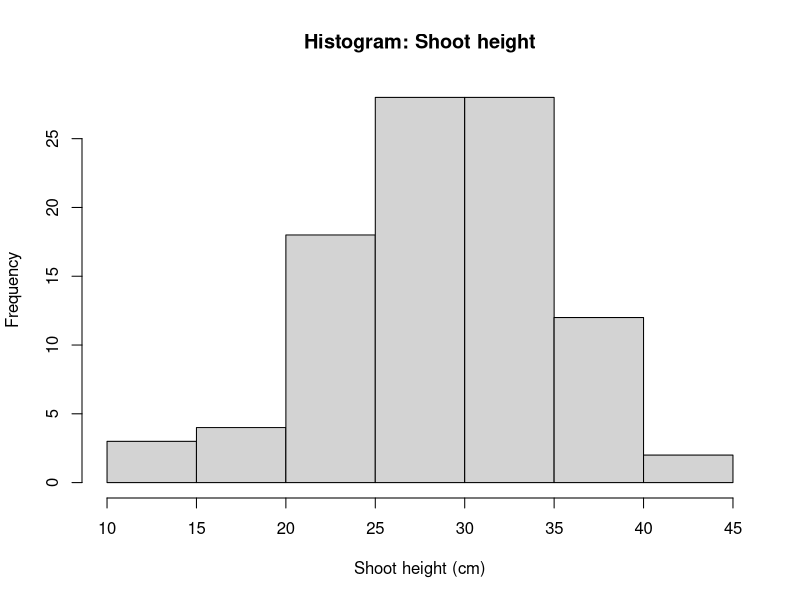
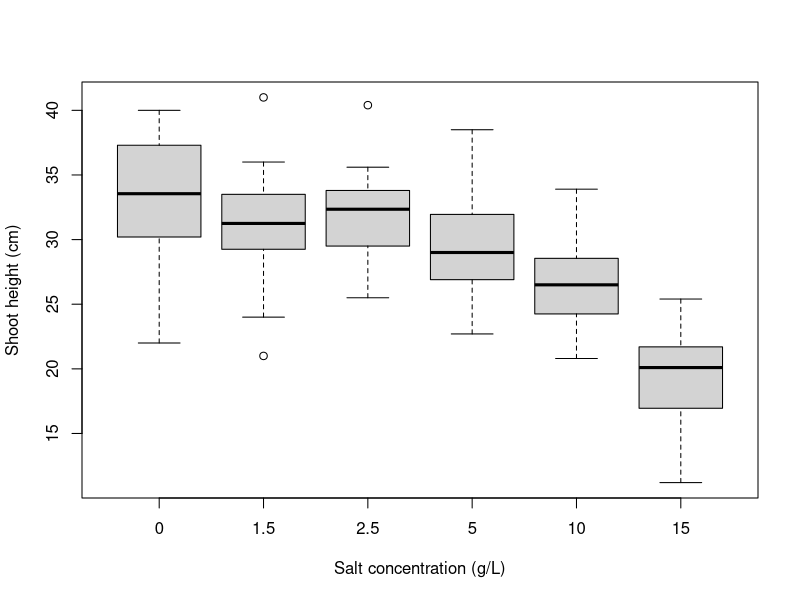
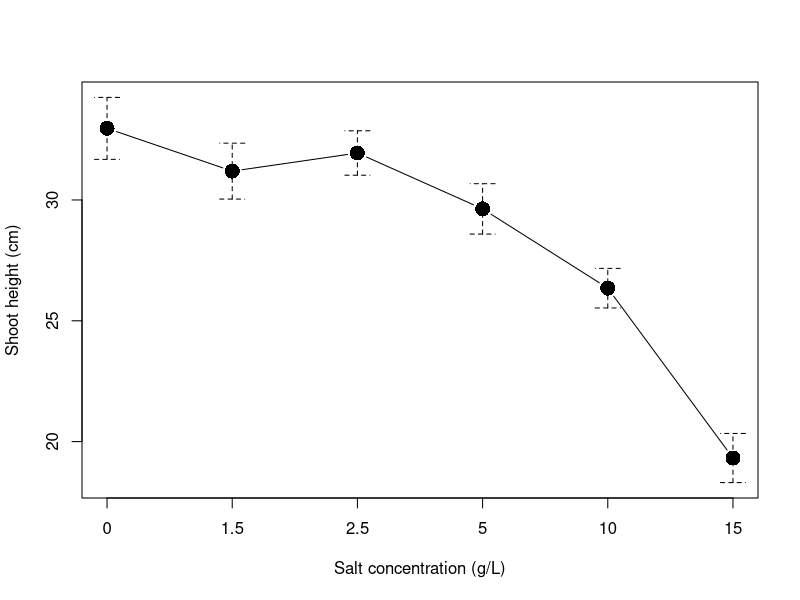
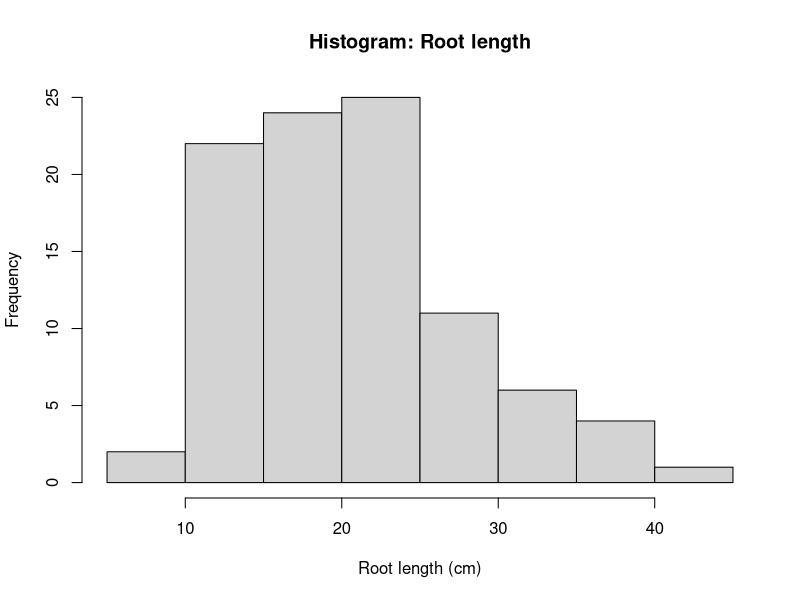
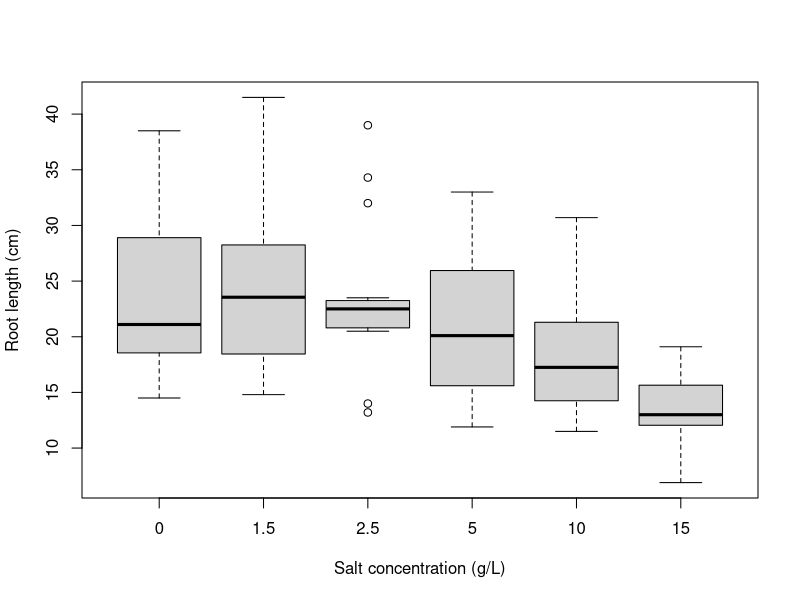
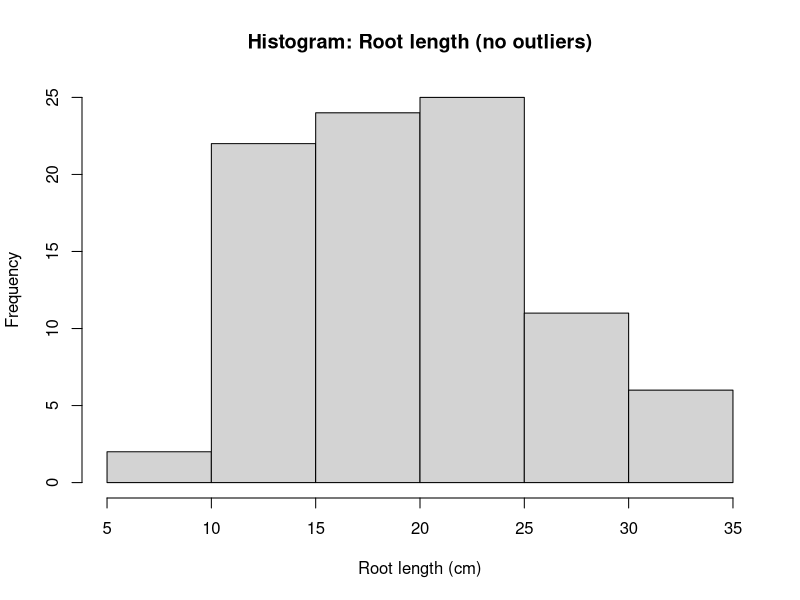
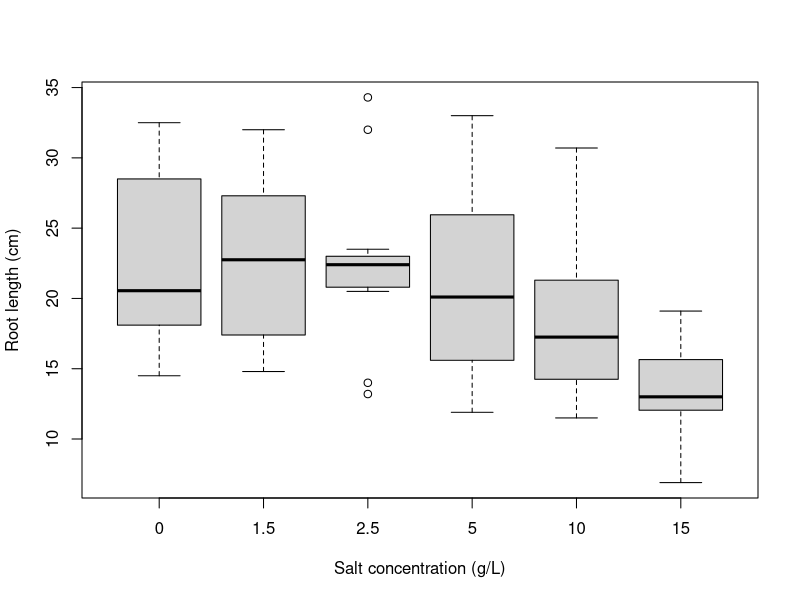
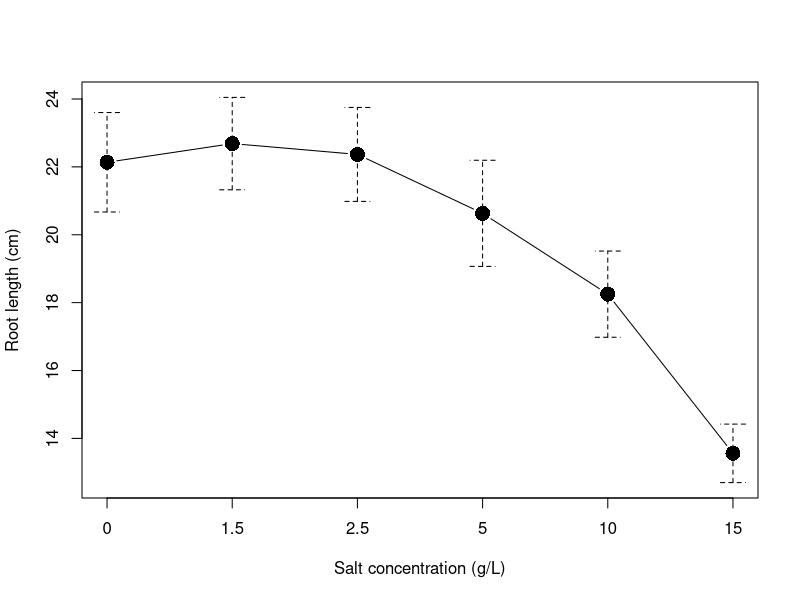

The R script that drew these images, in order:
# ******************************************************************************
###                     Sof, Maddi,Vera and Rex' Salinity Workshop               ###
# ******************************************************************************

# ******************************************************************************
# Salinity Data Analysis -------------------------------------------------------
# ******************************************************************************

## Select 'Code' in the ribbon up top
## and then turn on *soft wrap long lines*
## This will make it much easier to read everything!

# First, we're going to clear the data from the global environment so we have a fresh start.

#If you run the below again, it will delete everything though! So if you plan to re-run things from the start, this line needs to be de-activated by putting a # next to it.
rm(list = ls())

# Work through the code step by step from here. 


# Set working directory---------------------------------------------------

# Before importing your data, you need to set the directory that the code and data are in - called the "working directory". If you're working on a Flinders Uni computer, remember to put your data on your U: drive or you WILL lose your work.


# It's good practice to keep everything you're working on in the working directory. You can check that you're using the correct working directory with:
getwd()

# If the working directory isn't the folder you want to use, set it with:
# setwd("<enter filepath here>")

#OR click "Session - Set Working Directory - To File location"


# Data import and preparation --------------------------------------------------

# Your data should be saved in your working directory folder. You can then easily access them.

# read.csv() imports the data from the working directory

# with missing values (helps avoid errors later in tests/plots).
all_data <- read.csv("Salinity_data_2026.csv")

# Quick look at the data
head(all_data)

# Check that everything looks right — for example, that variables have the
# correct data types.
str(all_data)
summary(all_data)


# We are going to analyse the response variables: shoot.height, root.length,
# fw.root.shoot.ratio, dw.root.shoot.ratio, shoot.moisture, root.moisture,
# total.moisture, and leaf.no.


# Before we get into it, let's make sure our data are formatted so we can work
# with them easily. This can be tedious, but it saves time in the long run.

# Assign the variables we're going to use to their own objects.

species     <- all_data$species
saltconc    <- as.character(all_data$salt.conc)  
# Salt concentration would automatically be numeric; we want it as character,
# because we'll use it as a categorical variable. We'll set a factor order below.
shootht     <- all_data$shoot.height
rootln      <- all_data$root.length
leafno      <- all_data$leaf.no
fwrootshoot <- all_data$fw.root.shoot.ratio
dwrootshoot <- all_data$dw.root.shoot.ratio
shootmoist  <- all_data$shoot.moisture
rootmoist   <- all_data$root.moisture
totmoist    <- all_data$total.moisture

# Build a tidy data frame for plotting and analysis.
alldata_df <- cbind.data.frame(
  species, saltconc, shootht, rootln, leafno,
  fwrootshoot, dwrootshoot, shootmoist, rootmoist, totmoist
)

# Define the desired order for salt concentrations and convert to a factor.
desired_salt_order <- c("0", "1.5", "2.5", "5", "10", "15")
alldata_df$saltconc <- factor(alldata_df$saltconc, levels = desired_salt_order)
levels(alldata_df$saltconc)


# Next, we need to perform some assumption testing. This is like checking the
# pantry to see which ingredients you have. If you have eggs, flour, milk, and
# sugar, you can make a cake. If you have eggs, milk, bacon, and cheese, you can
# make an omelette. We want to do a one‑way ANOVA, but we need to check that we
# have all the ingredients first.
# The assumptions (ingredients) of an ANOVA are:
#   > Normally distributed data
#   > Homogeneity of variances
#   > Independence (our data are independent because the plants were grown in
#     separate pots and do not influence each other).



# Shoot height -----------------------------------------------------------------

# We'll use dplyr for tidy summaries.
# install.packages("dplyr")  # run once if needed, afterwards put a # back. It will remain on the computer now that you've installed it.
library(dplyr)

# First, we're going to analyse the plants' shoot height in response to salinity.
# Let's see how many replicates we have for each treatment.

table(alldata_df$saltconc)


# Assumption 1: data are approximately normal
# The central limit theorem tells us that when n > 30, the sampling distribution
# of the mean is approximately normal, regardless of the population distribution.
# It's still good practice to report assumption checks.
# We'll use the Shapiro–Wilk test. The null hypothesis is that the sample comes
# from a normal distribution. If p > 0.05, we treat the data as approximately
# normal.
shapiro.test(alldata_df$shootht)

# Visual check of distribution
hist(alldata_df$shootht, main = "Histogram: Shoot height", xlab = "Shoot height (cm)")

# Compare the statistical test with the histogram. Do they agree?

# Quick check for extreme outliers with a boxplot.
# We'll use the RcmdrMisc package for a convenient means plot later as well.
# install.packages("RcmdrMisc")  # run once if needed
library(RcmdrMisc)

boxplot(shootht ~ saltconc, data = alldata_df,
        xlab = "Salt concentration (g/L)",
        ylab = "Shoot height (cm)")



# In this case, we don’t see extreme outliers. Let's proceed to the next
# assumption.

# Assumption 2: homogeneity of variances
# Levene’s test (in the car package) tests whether group variances are equal.
# A p‑value < 0.05 suggests unequal variances (assumption violated).


leveneTest(shootht ~ saltconc, data = alldata_df)

# One‑way ANOVA
# The null hypothesis is that mean shoot height is equal across salt
# concentrations. If the ANOVA p‑value < 0.05, we reject the null and conclude
# that at least one group mean differs.
shootht.aov <- aov(shootht ~ saltconc, data = alldata_df)
summary(shootht.aov)

# Helpful group summaries. These are not part of the ANOVA but the table will tell you the mean value of shoot height for each treatment - very useful for explaining in the results. In particular, you can now look at which groups are significantly different in the Tukey test (below) and then explain HOW they are different in terms of percentages. 
alldata_df %>%
  group_by(saltconc) %>%
  summarise(count = n(),
            mean  = mean(shootht, na.rm = TRUE),
            sd    = sd(shootht,   na.rm = TRUE),
            .groups = "drop")

# Post hoc comparisons: Tukey’s HSD tests which pairs of groups differ.
shootht.tukey <- TukeyHSD(shootht.aov, which = "saltconc")
shootht.tukey

# Interpreting output:
#   diff  = difference in means between the two groups
#   lwr,upr = 95% confidence interval
#   p adj = p‑value adjusted for multiple comparisons

# Let’s graph it.
# We’ll plot mean ± SE by salt concentration with plotMeans().
plotMeans(alldata_df$shootht,
          alldata_df$saltconc,
          error.bars = "se",
          xlab = "Salt concentration (g/L)",
          ylab = "Shoot height (cm)",
          main = "")

#As explained above, you can use the Tukey output and the means summaries to explain what's going on. So if two groups are significantly different, you can then go to the summmary and get the mean value; and calculate how the mean values differ (e.g. "shoot height at concentration X is 20% of shoot height at concentration Y")

# Once you're happy with the plot, click "Export" and save it in your working
# folder.

# Great job — you've now covered most of the code you’ll need for this prac!
# The next analyses reuse the same functions you used for shootht. The code below
# gradually reduces comments as you repeat the workflow.



# Root length ------------------------------------------------------------------

# Assumption 1: data are approximately normal
# Shapiro–Wilk test
shapiro.test(alldata_df$rootln)
# If p > 0.05, treat as approximately normal; if p < 0.05, it deviates from
# normality.

# Visual check
hist(alldata_df$rootln, main = "Histogram: Root length", xlab = "Root length (cm)")

# Check for outliers
boxplot(rootln ~ saltconc, data = alldata_df,
        xlab = "Salt concentration (g/L)",
        ylab = "Root length (cm)")

## Looks like something is going on with 2.5 g/l - lets remove the outliers

# Define outliers as points outside 1.5 × IQR.
# If there are extreme outliers, we will remove them. Be sure to justify any
# removals in your methods section.
quartiles <- quantile(alldata_df$rootln, probs = c(.25, .75), na.rm = TRUE)
iqr_val   <- IQR(alldata_df$rootln, na.rm = TRUE)
Lower     <- quartiles[1] - 1.5 * iqr_val
Upper     <- quartiles[2] + 1.5 * iqr_val

# Keep values within the limits in a new data frame for analysis.
rootln_nooutliers <- dplyr::filter(alldata_df,
                                   rootln >= Lower & rootln <= Upper)

# Check replicate counts after filtering. Which treatments had outliers removed, which didn't?
table(rootln_nooutliers$saltconc)

# Re‑test normality after removal.
shapiro.test(rootln_nooutliers$rootln)

#The histogram suggests that we are now looking at one continuous distribution, which should be fine for ANOVA testing.
hist(rootln_nooutliers$rootln,
     main = "Histogram: Root length (no outliers)",
     xlab = "Root length (cm)")

boxplot(rootln ~ saltconc, data = rootln_nooutliers,
        xlab = "Salt concentration (g/L)",
        ylab = "Root length (cm)")

## Still some outliers, but we can move on OR you can remove more outliers if you choose - Remember you have to provide a justification for why, but as long as you do, there's no wrong procedure :-).

# Assumption 2: homogeneity of variances
leveneTest(rootln ~ saltconc, data = rootln_nooutliers)

# One‑way ANOVA
rootln.aov <- aov(rootln ~ saltconc, data = rootln_nooutliers)
summary(rootln.aov)

# Group summaries
rootln_nooutliers %>%
  group_by(saltconc) %>%
  summarise(count = n(),
            mean  = mean(rootln, na.rm = TRUE),
            sd    = sd(rootln,   na.rm = TRUE),
            .groups = "drop")

# Tukey’s HSD
rootln.tukey <- TukeyHSD(rootln.aov, which = "saltconc")
rootln.tukey

# Plot mean ± SE and add letters
plotMeans(rootln_nooutliers$rootln, rootln_nooutliers$saltconc,
          error.bars = "se",
          xlab = "Salt concentration (g/L)",
          ylab = "Root length (cm)",
          main = "")


# Don’t forget to export your plot.



# Leaf number ------------------------------------------------------------------

# Assumption 1: data are approximately normal
# Shapiro–Wilk test
shapiro.test(alldata_df$leafno)
# What does this result mean for normality?

# Visual check
hist(alldata_df$leafno, main = "Histogram: Leaf number", xlab = "Leaf number")

# The data are counts. There is little variation in leaf number for 0–5 g/L salt
# concentration, so the Shapiro–Wilk test may indicate non‑normality. ANOVA is
# reasonably robust to deviations from normality, but note this in your write‑up.

# Boxplot by treatment
boxplot(leafno ~ saltconc, data = alldata_df,
        xlab = "Salt concentration (g/L)",
        ylab = "Number of leaves")


# Define outliers as points outside 1.5 × IQR.
# If there are extreme outliers, we will remove them. Be sure to justify any
# removals in your methods section.
quartiles <- quantile(alldata_df$leafno, probs = c(.25, .75), na.rm = TRUE)
iqr_val   <- IQR(alldata_df$leafno, na.rm = TRUE)
Lower     <- quartiles[1] - 1.5 * iqr_val
Upper     <- quartiles[2] + 1.5 * iqr_val

# Keep values within the limits in a new data frame for analysis.
leafno_nooutliers <- dplyr::filter(alldata_df,
                                        leafno >= Lower & leafno <= Upper)

# Check replicate counts after filtering. Which treatments had outliers removed, which didn't?
table(leafno_nooutliers$saltconc)

# Re‑test normality after removal. This is less highly significant but still not amazing. Because ANOVA is relatively robust to non‑normality, we will continue — just note that the normality assumption was violated and how you addressed it.
shapiro.test(leafno_nooutliers$fwrootshoot)


# Assumption 2: homogeneity of variances
leveneTest(leafno ~ saltconc, data = leafno_nooutliers)

# One‑way ANOVA
leafno.aov <- aov(leafno ~ saltconc, data = leafno_nooutliers)
summary(leafno.aov)

# Group summaries
leafno_nooutliers %>%
  group_by(saltconc) %>%
  summarise(count = n(),
            mean  = mean(leafno, na.rm = TRUE),
            sd    = sd(leafno,   na.rm = TRUE),
            .groups = "drop")

# Tukey’s HSD
leafno.tukey <- TukeyHSD(leafno.aov, which = "saltconc")
leafno.tukey

# Plot mean ± SE and add letters
plotMeans(leafno_nooutliers$leafno, leafno_nooutliers$saltconc,
          error.bars = "se",
          xlab = "Salt concentration (g/L)",
          ylab = "Number of leaves",
          main = "")
# Don’t forget to export your plot.


##############Go forth and conquer the stats!!########################

# From here, you can either use your new skills to analyse the remaining
# variables (this will put you in the running for an HD!) or open and run the
# file "workshop1_salinitycont.R" to work through our code.

# IF YOU CHOOSE TO PROCEED YOURSELF, DO NOT CREATE A NEW FILE OR READ NEW DATA.
# KEEP WORKING FROM THE BOTTOM OF THIS SCRIPT ONWARDS.

# Good luck!
